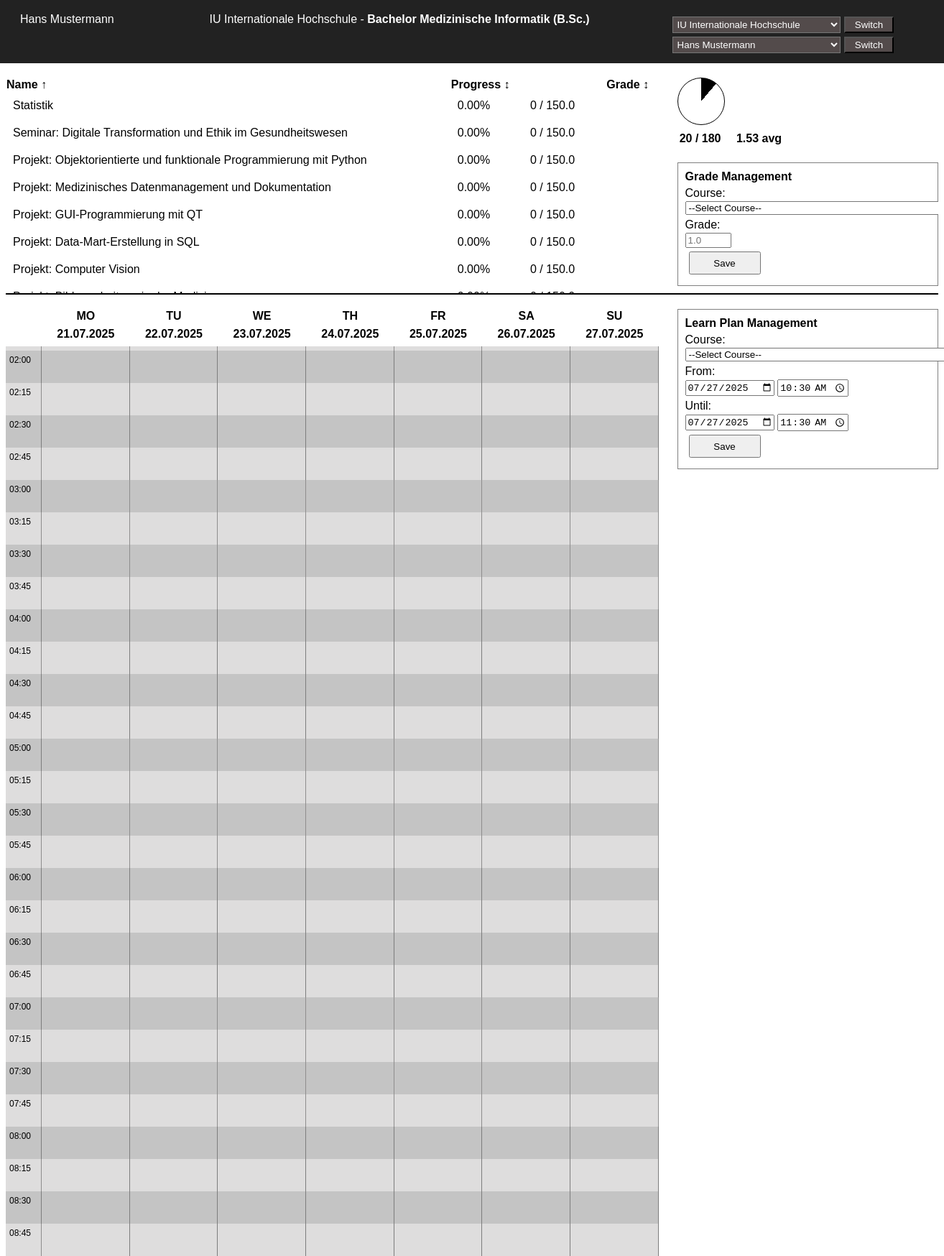
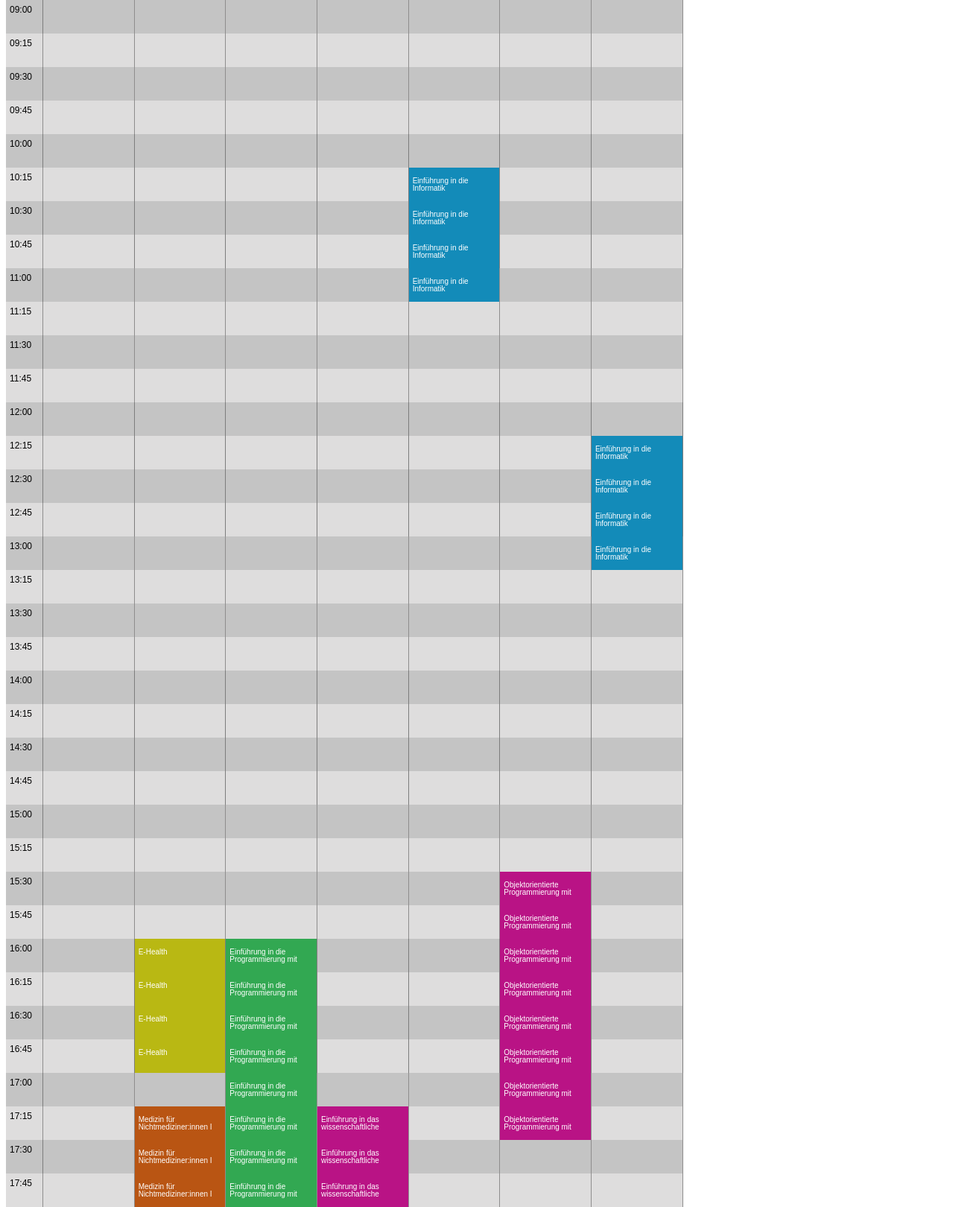
Screenshot of /?sort=name&direction= (upper part) with the database file from the repository (2 pictures, top to bottom).
### Dashboard/models.py (models this page shows, shortened)
class University(models.Model):
    _id = models.AutoField(db_column="id", primary_key=True)
    _name = models.CharField(db_column="name", max_length=100)
    @property
    def id(self) -> int:
        return self._id
    @id.setter
    def id(self, id: int):
        self._id = id
    @property
    def name(self) -> str:
        return self._name
    @name.setter
    def name(self, name: str):
        self._name = name

class Degree(models.Model):
    _id = models.AutoField(db_column="id", primary_key=True)
    _name = models.CharField(db_column="name", max_length=255)
    _ects_goal = models.IntegerField(db_column="ects_goal")
    _university = models.ForeignKey(University, db_column="university", on_delete=models.CASCADE)
    @property
    def id(self) -> int:
        return self._id
    @id.setter
    def id(self, id: int):
        self._id = id
    @property
    def name(self) -> str:
        return self._name
    @name.setter
    def name(self, name: str):
        self._name = name
    @property
    def ects_goal(self) -> int:
        return self._ects_goal
    @ects_goal.setter
    def ects_goal(self, value: int):
        self._ects_goal = value
    @property
    def university(self) -> University:
        return self._university
    @university.setter
    def university(self, university: University):
        self._university = university

class Course(models.Model):
    _id = models.AutoField(db_column="id", primary_key=True)
    _name = models.CharField(db_column="name", max_length=255)
    _ects_points = models.IntegerField(db_column="ects_points")
    _expected_hours = models.FloatField(db_column="expected_hours")
    _bg_color = models.CharField(db_column="bg_color", max_length=7, default="#000000")
    _fg_color = models.CharField(db_column="fg_color", max_length=7, default="#ffffff")
    _degree = models.ForeignKey(Degree, db_column="degree", on_delete=models.CASCADE)
    _university = models.ForeignKey(University, db_column="university", on_delete=models.CASCADE)
    @property
    def id(self) -> int:
        return self._id
    @id.setter
    def id(self, id: int):
        self._id = id
    @property
    def name(self) -> str:
        return self._name
    @name.setter
    def name(self, name: str):
        self._name = name
    @property
    def ects_points(self) -> int:
        return self._ects_points
    @ects_points.setter
    def ects_points(self, ects_points: int):
        self._ects_points = ects_points
    @property
    def expected_hours(self) -> float:
        return self._expected_hours
    @expected_hours.setter
    def expected_hours(self, expected_hours: float):
        self._expected_hours = expected_hours
    @property
    def bg_color(self) -> str:
        return self._bg_color
    @bg_color.setter
    def bg_color(self, bg_color: str):
        self._bg_color = bg_color
    @property
    def fg_color(self) -> str:
        return self._fg_color
    @fg_color.setter
    def fg_color(self, fg_color: str):
        self._fg_color = fg_color
    @property
    def degree(self) -> Degree:
        return self._degree
    @degree.setter
    def degree(self, degree: Degree):
        self._degree = degree
    @property
    def university(self) -> University:
        return self._university
    @university.setter
    def university(self, university: University):
        self._university = university

### Dashboard/views.py (the view, shortened to what this page needs)
# urls.py: path("", DashboardView.as_view()),
class DashboardView(TemplateView):
    def __init__(self, **kwargs):
        super().__init__(**kwargs)
        self.__university_service = UniversityService()
        self.__student_service = StudentService()
        self.__course_service = CourseService()
        self.__calendar_service = CalendarService()
        self.__grade_form = "gradeManagement"
        self.__time_plan_form = "timePlanManagement"
        self.__student_form = "studentSelection"
        self.__university_form = "universitySelection"
    def get(self, request, *args, **kwargs):
        return self.prepare_template_response(request, {})
    def prepare_template_response(self, request, form_errors):
        if not self.__get_university_id_from_session(request):
            self.__set_university_id_from_session(request, 1)
        if not self.__get_student_id_from_session(request):
            self.__set_student_id_from_session(request, self.__student_service.get_students_for_university(
                self.__get_university_id_from_session(request)).first().id)
        week_offset = int(request.GET.get("offset")) if request.GET.get("offset") is not None else 0
        course_sort_field = request.GET.get("sort") if request.GET.get("sort") is not None else ''
        course_sort_direction = request.GET.get("direction") if request.GET.get("direction") is not None else ''
        student_id = self.__get_student_id_from_session(request)
        university_id = self.__get_university_id_from_session(request)
        return TemplateResponse(request, "Dashboard/dashboard.html", {
            "universities": self.__university_service.get_university_list(),
            "students": self.__student_service.get_student_list(university_id),
            "studentDetail": self.__student_service.get_student_detail(student_id),
            "courses": self.__course_service.get_course_list(student_id, course_sort_field, course_sort_direction),
            "calendarWeek": self.__calendar_service.generate_calendar_week(student_id, week_offset),
            "formErrors": form_errors,
        })
    def __get_university_id_from_session(self, request) -> int | None:
        return request.session.get('university_id')
    def __set_university_id_from_session(self, request, value):
        request.session['university_id'] = value
        if self.__get_student_id_from_session(request):
            del request.session['student_id']
    def __get_student_id_from_session(self, request) -> int | None:
        return request.session.get('student_id')
    def __set_student_id_from_session(self, request, value):
        request.session['student_id'] = value

### Dashboard/templates/Dashboard/dashboard.html (shortened to what this page needs)
{% load static %}
{% load custom_tags %}
<!DOCTYPE html>
<html lang="en">
<head>
    <link rel="stylesheet" href="../../static/Dashboard/style.css">
</head>
<body>
<div id="title">
    <div id="student-name"><span>{{ studentDetail.student_name }}</span></div>
    <div id="student-degree">
        <span>{{ studentDetail.university_name }}</span>
        -
        <b>{{ studentDetail.degree_name }}</b>
    </div>
    <div id="selection">
        {% if universities|length > 1 %}
            <form method="post" action="/dashboard/" id="university-selection">
                <select name="university_id" required autocomplete="off">
                    {% for university in universities %}
                        <option value="{{ university.university_id }}"
                                {% if request.session.university_id|compare_ids:university.university_id %}
                                selected="selected" {% endif %}
                        >{{ university.university_name }}</option>
                    {% endfor %}
                </select>
                <input type="submit" value="Switch">
            </form>
        {% endif %}
        {% if students|length > 1 %}
            <form method="post" action="/dashboard/" id="student-selection">
                <select name="student_id" required autocomplete="off">
                    {% for student in students %}
                        <option value="{{ student.student_id }}"
                                {% if request.session.student_id|compare_ids:student.student_id %} selected {% endif %}
                        >{{ student.student_name }}</option>
                    {% endfor %}
                </select>
                <input type="submit" value="Switch">
            </form>
        {% endif %}
    </div>
</div>
<div id="header">
    <div id="header-content">
        <table>
            <thead>
            <tr>
                <th>{% get_course_sort_link request 'name' %}</th>
                <th>{% get_course_sort_link request 'progress' %}</th>
                <th></th>
                <th>{% get_course_sort_link request 'grade' %}</th>
            </tr>
            </thead>
            <tbody>
            {% for course in courses %}
                <tr
                        style="background-color: {% if course.grade >= 1 and course.grade < 4 %} #6fb66f {% elif course.spent_hours > course.expected_hours or course.grade > 4 %} #b97272 {% else %} white{% endif %}"
                >
                    <td>{{ course.name }}</td>
                    <td>{{ course.formatted_progress }}</td>
                    {% if course.grade == 0 %}
                        <td>{{ course.spent_hours }} / {{ course.expected_hours }}</td>
                    {% else %}
                        <td></td>
                    {% endif %}
                    {% if course.grade > 0 %}
                        <td>{{ course.grade }}</td>
                    {% else %}
                        <td></td>
                    {% endif %}
                </tr>
            {% endfor %}
            </tbody>
        </table>
    </div>
    <div id="head-sidebar">
        <div id="grade-details">
            <div id="ects-box">
                <div id="ects-chart"
                     style="background-image: conic-gradient(
                             black {% get_conic_gradient_degrees studentDetail.ects_goal studentDetail.ects_collected %}deg,
                             white 0
                             );"
                ></div>
                <div id="ects-legend">
                    <div id="etc-display">
                        <b>{{ studentDetail.ects_collected }} / {{ studentDetail.ects_goal }}</b>
                    </div>
                    <div id="grade-avg">
                        <b>{% get_grade_avg request %} avg</b>
                    </div>
                </div>
            </div>
        </div>
        <div id="grade-form">
            <form action="/dashboard/" method="post">
                <b>Grade Management</b>
                <div>
                    <label for="course">Course:</label>
                    <select id="course_id" name="course_id" required>
                        <option disabled selected value>--Select Course--</option>
                    </select>
                </div>
                <div>
                    <label for="grade">Grade:</label>
                    <input id="grade" type="number" step=".1" min="0" max="6" placeholder="1.0" name="grade" required>
                </div>
                <input class="btn" type="submit" value="Save">
            </form>
        </div>
    </div>
</div>
<div id="footer">
    <div id="footer-content">
        <table>
            <thead>
            <tr>
                <th></th>
                <th>MO <p>{% get_formatted_date calendarWeek.week_days.0.date %}</p></th>
                <th>TU <p>{% get_formatted_date calendarWeek.week_days.1.date %}</p></th>
                <th>WE <p>{% get_formatted_date calendarWeek.week_days.2.date %}</p></th>
                <th>TH <p>{% get_formatted_date calendarWeek.week_days.3.date %}</p></th>
                <th>FR <p>{% get_formatted_date calendarWeek.week_days.4.date %}</p></th>
                <th>SA <p>{% get_formatted_date calendarWeek.week_days.5.date %}</p></th>
                <th>SU <p>{% get_formatted_date calendarWeek.week_days.6.date %}</p></th>
            </tr>
            </thead>
            <tbody>
            {% for hour in calendarWeek.week_days.0.time_slots %}
                <tr class="calendarRow">
                    <td style="width: 20px ; margin:0; padding: 0;" id="h{{ hour.0 }}">
                        <table class="timeSlot">
                            {% get_array_index_value calendarWeek.week_days.0.time_slots hour.0 as time_blocks %}
                            {% for time_block in time_blocks.1 %}
                                <tr>
                                    <td class="timeSlotHeader">{% get_formatted_time time_block.slot_time.hour time_block.slot_time.minute %}</td>
                                </tr>
                            {% endfor %}
                        </table>
                    </td>
                    {% for week_day in calendarWeek.week_days %}
                        {% get_array_index_value week_day.time_slots hour.0 as time_blocks %}
                        <td class="timeSlotFrame">
                            <table class="timeSlot">
                                {% for time_block in time_blocks.1 %}
                                    <tr>
                                        {% if time_block.entry_name %}
                                            <td style="background: {{ time_block.bg_color }}; color: {{ time_block.fg_color }}; overflow: hidden; text-overflow: ellipsis">
                                                <div class="calendarRowText"> {{ time_block.entry_name }}
                                            </td>
                                        {% else %}
                                            <td></td>
                                        {% endif %}
                                    </tr>
                                {% endfor %}
                            </table>
                        </td>
                    {% endfor %}
                </tr>
            {% endfor %}
            </tbody>
        </table>
    </div>
    <div id="footer-sidebar">
        <form action="/dashboard/" id="timePlanManagement" method="post">
            <b>Learn Plan Management</b>
            <div>
                <label for="course">Course:</label>
                <select id="course" name="course_id" required>
                    <option disabled selected value>--Select Course--</option>
                </select>
            </div>
            <div>
                <label for="from_date">From:</label>
                <input id="from_date" type="date" name="from_date" value="{% get_today_as_us_format %}" required>
                <input id="from_time" type="time" name="from_time" step="900"
                       value="{% get_current_hour_with_offset 0 %}" required>
                <label for="until_date">Until:</label>
                <input id="until_date" type="date" name="until_date" value="{% get_today_as_us_format %}" required>
                <input id="until_time" type="time" name="until_time" step="900"
                       value="{% get_current_hour_with_offset 1 %}" required>
            </div>
            <input class="btn" type="submit" value="Save">
        </form>
    </div>
</div>
</body>
</html>

### rows the page displays
University: university_name "IU Internationale Hochschule"
Degree: degree_name "Bachelor Medizinische Informatik (B.Sc.)"
Course: name "Statistik", formatted_progress "0.00%", spent_hours "0", expected_hours "150.0"
Course: name "Seminar: Digitale Transformation und Ethik im Gesundheitswesen", formatted_progress "0.00%", spent_hours "0", expected_hours "150.0"
Course: name "Projekt: Objektorientierte und funktionale Programmierung mit Python", formatted_progress "0.00%", spent_hours "0", expected_hours "150.0"
Course: name "Projekt: Medizinisches Datenmanagement und Dokumentation", formatted_progress "0.00%", spent_hours "0", expected_hours "150.0"
Course: name "Projekt: GUI-Programmierung mit QT", formatted_progress "0.00%", spent_hours "0", expected_hours "150.0"
Course: name "Projekt: Data-Mart-Erstellung in SQL", formatted_progress "0.00%", spent_hours "0", expected_hours "150.0"
Course: name "Projekt: Computer Vision", formatted_progress "0.00%", spent_hours "0", expected_hours "150.0"

### other values shown
{{ studentDetail.student_name }} "Hans Mustermann"
{{ studentDetail.ects_collected }} "20"
{{ studentDetail.ects_goal }} "180"
{{ time_block.entry_name }} "Einführung in die Informatik" "Einführung in die Informatik" "Einführung in die Informatik" "Einführung in die Informatik" "Einführung in die Informatik" "Einführung in die Informatik" "Einführung in die Informatik" "Einführung in die Informatik" "Objektorientierte Programmierung mit…" "Objektorientierte Programmierung mit…" "E-Health" "E-Health" "E-Health" "E-Health" "Einführung in die Programmierung mit…" "Einführung in die Programmierung mit…" "Einführung in die Programmierung mit…" "Einführung in die Programmierung mit…" "Objektorientierte Programmierung mit…" "Objektorientierte Programmierung mit…" "Objektorientierte Programmierung mit…" "Objektorientierte Programmierung mit…" "Medizin für Nichtmediziner:innen I" "Medizin für Nichtmediziner:innen I" "Medizin für Nichtmediziner:innen I" "Einführung in die Programmierung mit…" "Einführung in die Programmierung mit…" "Einführung in die Programmierung mit…" "Einführung in die Programmierung mit…" "Einführung in das wissenschaftliche…" "Einführung in das wissenschaftliche…" "Einführung in das wissenschaftliche…" "Objektorientierte Programmierung mit…" "Objektorientierte Programmierung mit…"
form field university_id "IU Internationale Hochschule"
form field student_id "Hans Mustermann"
